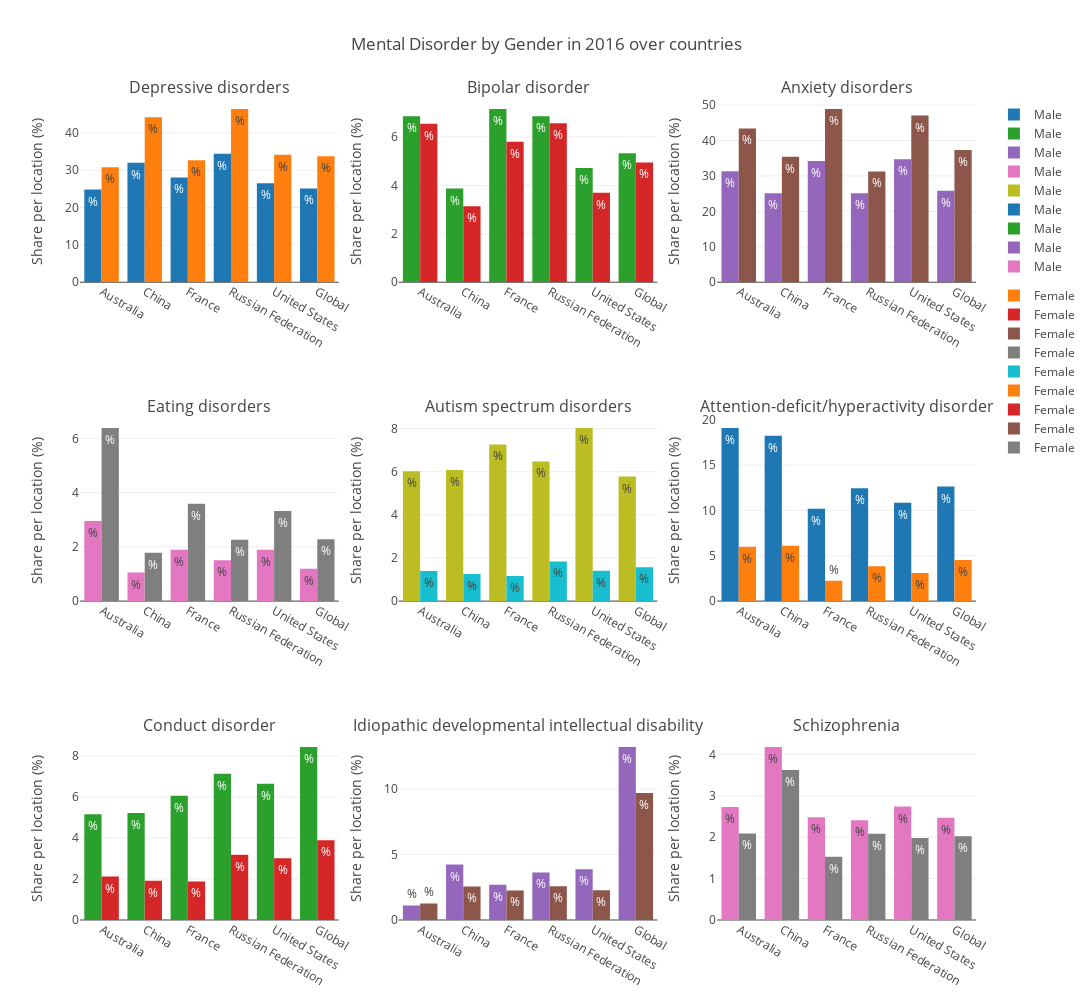

Source (notebook cell):
### Code cell
fig_gender_per_country = fig
iplot(fig_gender_per_country, validate=False)

### Figure 1 — Plotly figure (JSON) as saved in the notebook; plotly's stock layout.template omitted (floating-point values rounded to 4 significant figures)
{"data": [{"legendgroup": "Male", "name": "Male", "text": "%", "type": "bar", "uid": "6bbc8cb0-b151-4308-a2db-26854a501342", "x": ["Australia", "China", "France", "Russian Federation", "United States", "Global"], "xaxis": "x", "y": [24.81, 32.03, 28.08, 34.4, 26.54, 25.13], "yaxis": "y"}, {"legendgroup": "Female", "name": "Female", "text": "%", "type": "bar", "uid": "a7cbe662-1f10-48bc-9b06-f9085d2e6e2a", "x": ["Australia", "China", "France", "Russian Federation", "United States", "Global"], "xaxis": "x", "y": [30.8, 44.23, 32.69, 46.38, 34.17, 33.74], "yaxis": "y"}, {"legendgroup": "Male", "name": "Male", "text": "%", "type": "bar", "uid": "b17b5af7-9d86-4bfb-af68-65c411871b39", "x": ["Australia", "China", "France", "Russian Federation", "United States", "Global"], "xaxis": "x2", "y": [6.85, 3.87, 7.15, 6.85, 4.72, 5.33], "yaxis": "y2"}, {"legendgroup": "Female", "name": "Female", "text": "%", "type": "bar", "uid": "38acbaad-5da6-4e5e-929c-62635eecbf99", "x": ["Australia", "China", "France", "Russian Federation", "United States", "Global"], "xaxis": "x2", "y": [6.55, 3.14, 5.8, 6.57, 3.7, 4.95], "yaxis": "y2"}, {"legendgroup": "Male", "name": "Male", "text": "%", "type": "bar", "uid": "a9304231-7d9b-45c9-838e-cfa88e3b0639", "x": ["Australia", "China", "France", "Russian Federation", "United States", "Global"], "xaxis": "x3", "y": [31.3, 25.11, 34.19, 25.13, 34.74, 25.81], "yaxis": "y3"}, {"legendgroup": "Female", "name": "Female", "text": "%", "type": "bar", "uid": "1cdce83f-549e-4727-8c8a-f495669e58fa", "x": ["Australia", "China", "France", "Russian Federation", "United States", "Global"], "xaxis": "x3", "y": [43.41, 35.38, 48.86, 31.28, 47.05, 37.32], "yaxis": "y3"}, {"legendgroup": "Male", "name": "Male", "text": "%", "type": "bar", "uid": "87d2c70b-5bae-4aa2-ae68-009c4073f6cb", "x": ["Australia", "China", "France", "Russian Federation", "United States", "Global"], "xaxis": "x4", "y": [2.95, 1.05, 1.89, 1.51, 1.89, 1.19], "yaxis": "y4"}, {"legendgroup": "Female", "name": "Female", "text": "%", "type": "bar", "uid": "8371c8f9-5ce0-455c-ab6b-61465f9da83d", "x": ["Australia", "China", "France", "Russian Federation", "United States", "Global"], "xaxis": "x4", "y": [6.38, 1.78, 3.59, 2.26, 3.32, 2.28], "yaxis": "y4"}, {"legendgroup": "Male", "name": "Male", "text": "%", "type": "bar", "uid": "b076cb56-8c93-46e9-9928-6993d6efb775", "x": ["Australia", "China", "France", "Russian Federation", "United States", "Global"], "xaxis": "x5", "y": [6.02, 6.08, 7.27, 6.48, 8.03, 5.78], "yaxis": "y5"}, {"legendgroup": "Female", "name": "Female", "text": "%", "type": "bar", "uid": "134d8643-122e-4158-8178-12255b614809", "x": ["Australia", "China", "France", "Russian Federation", "United States", "Global"], "xaxis": "x5", "y": [1.4, 1.26, 1.16, 1.84, 1.41, 1.57], "yaxis": "y5"}, {"legendgroup": "Male", "name": "Male", "text": "%", "type": "bar", "uid": "a0550c26-bd3f-4309-83ba-a911617ef3da", "x": ["Australia", "China", "France", "Russian Federation", "United States", "Global"], "xaxis": "x6", "y": [19.08, 18.22, 10.19, 12.44, 10.83, 12.62], "yaxis": "y6"}, {"legendgroup": "Female", "name": "Female", "text": "%", "type": "bar", "uid": "17a8b4d2-35fe-4518-9f54-501a6ecffc53", "x": ["Australia", "China", "France", "Russian Federation", "United States", "Global"], "xaxis": "x6", "y": [6, 6.1, 2.24, 3.83, 3.09, 4.52], "yaxis": "y6"}, {"legendgroup": "Male", "name": "Male", "text": "%", "type": "bar", "uid": "66e3a3bd-4722-4a69-b86d-e88c7febce4e", "x": ["Australia", "China", "France", "Russian Federation", "United States", "Global"], "xaxis": "x7", "y": [5.16, 5.22, 6.06, 7.14, 6.65, 8.45], "yaxis": "y7"}, {"legendgroup": "Female", "name": "Female", "text": "%", "type": "bar", "uid": "82a4e457-a39b-4e78-a331-4aad17cbfc76", "x": ["Australia", "China", "France", "Russian Federation", "United States", "Global"], "xaxis": "x7", "y": [2.12, 1.91, 1.88, 3.19, 3.01, 3.89], "yaxis": "y7"}, {"legendgroup": "Male", "name": "Male", "text": "%", "type": "bar", "uid": "c735e01a-316f-4a72-85bf-c6f9751e9022", "x": ["Australia", "China", "France", "Russian Federation", "United States", "Global"], "xaxis": "x8", "y": [1.11, 4.23, 2.7, 3.63, 3.87, 13.22], "yaxis": "y8"}, {"legendgroup": "Female", "name": "Female", "text": "%", "type": "bar", "uid": "446d3ce0-593f-4470-987b-fdce65a3fdbb", "x": ["Australia", "China", "France", "Russian Federation", "United States", "Global"], "xaxis": "x8", "y": [1.26, 2.56, 2.26, 2.57, 2.27, 9.7], "yaxis": "y8"}, {"legendgroup": "Male", "name": "Male", "text": "%", "type": "bar", "uid": "145a3ec8-3bef-4890-b4e5-97f057cbc412", "x": ["Australia", "China", "France", "Russian Federation", "United States", "Global"], "xaxis": "x9", "y": [2.73, 4.18, 2.48, 2.41, 2.74, 2.47], "yaxis": "y9"}, {"legendgroup": "Female", "name": "Female", "text": "%", "type": "bar", "uid": "56241844-2a17-4f2a-ac56-d20918aadf51", "x": ["Australia", "China", "France", "Russian Federation", "United States", "Global"], "xaxis": "x9", "y": [2.09, 3.62, 1.53, 2.08, 1.98, 2.02], "yaxis": "y9"}], "layout": {"annotations": [{"font": {"size": 16}, "showarrow": false, "text": "Depressive disorders", "x": 0.1444, "xanchor": "center", "xref": "paper", "y": 1, "yanchor": "bottom", "yref": "paper"}, {"font": {"size": 16}, "showarrow": false, "text": "Bipolar disorder", "x": 0.5, "xanchor": "center", "xref": "paper", "y": 1, "yanchor": "bottom", "yref": "paper"}, {"font": {"size": 16}, "showarrow": false, "text": "Anxiety disorders", "x": 0.8556, "xanchor": "center", "xref": "paper", "y": 1, "yanchor": "bottom", "yref": "paper"}, {"font": {"size": 16}, "showarrow": false, "text": "Eating disorders", "x": 0.1444, "xanchor": "center", "xref": "paper", "y": 0.6111, "yanchor": "bottom", "yref": "paper"}, {"font": {"size": 16}, "showarrow": false, "text": "Autism spectrum disorders", "x": 0.5, "xanchor": "center", "xref": "paper", "y": 0.6111, "yanchor": "bottom", "yref": "paper"}, {"font": {"size": 16}, "showarrow": false, "text": "Attention-deficit/hyperactivity disorder", "x": 0.8556, "xanchor": "center", "xref": "paper", "y": 0.6111, "yanchor": "bottom", "yref": "paper"}, {"font": {"size": 16}, "showarrow": false, "text": "Conduct disorder", "x": 0.1444, "xanchor": "center", "xref": "paper", "y": 0.2222, "yanchor": "bottom", "yref": "paper"}, {"font": {"size": 16}, "showarrow": false, "text": "Idiopathic developmental intellectual disability", "x": 0.5, "xanchor": "center", "xref": "paper", "y": 0.2222, "yanchor": "bottom", "yref": "paper"}, {"font": {"size": 16}, "showarrow": false, "text": "Schizophrenia", "x": 0.8556, "xanchor": "center", "xref": "paper", "y": 0.2222, "yanchor": "bottom", "yref": "paper"}], "barmode": "group", "height": 1000, "title": "Mental Disorder by Gender in 2016 over countries", "width": 1200, "xaxis": {"anchor": "y", "domain": [0, 0.2889]}, "xaxis2": {"anchor": "y2", "domain": [0.3556, 0.6444]}, "xaxis3": {"anchor": "y3", "domain": [0.7111, 1]}, "xaxis4": {"anchor": "y4", "domain": [0, 0.2889]}, "xaxis5": {"anchor": "y5", "domain": [0.3556, 0.6444]}, "xaxis6": {"anchor": "y6", "domain": [0.7111, 1]}, "xaxis7": {"anchor": "y7", "domain": [0, 0.2889]}, "xaxis8": {"anchor": "y8", "domain": [0.3556, 0.6444]}, "xaxis9": {"anchor": "y9", "domain": [0.7111, 1]}, "yaxis": {"anchor": "x", "domain": [0.7778, 1], "title": "Share per location (%)"}, "yaxis2": {"anchor": "x2", "domain": [0.7778, 1], "title": "Share per location (%)"}, "yaxis3": {"anchor": "x3", "domain": [0.7778, 1], "title": "Share per location (%)"}, "yaxis4": {"anchor": "x4", "domain": [0.3889, 0.6111], "title": "Share per location (%)"}, "yaxis5": {"anchor": "x5", "domain": [0.3889, 0.6111], "title": "Share per location (%)"}, "yaxis6": {"anchor": "x6", "domain": [0.3889, 0.6111], "title": "Share per location (%)"}, "yaxis7": {"anchor": "x7", "domain": [0, 0.2222], "title": "Share per location (%)"}, "yaxis8": {"anchor": "x8", "domain": [0, 0.2222], "title": "Share per location (%)"}, "yaxis9": {"anchor": "x9", "domain": [0, 0.2222], "title": "Share per location (%)"}}}
